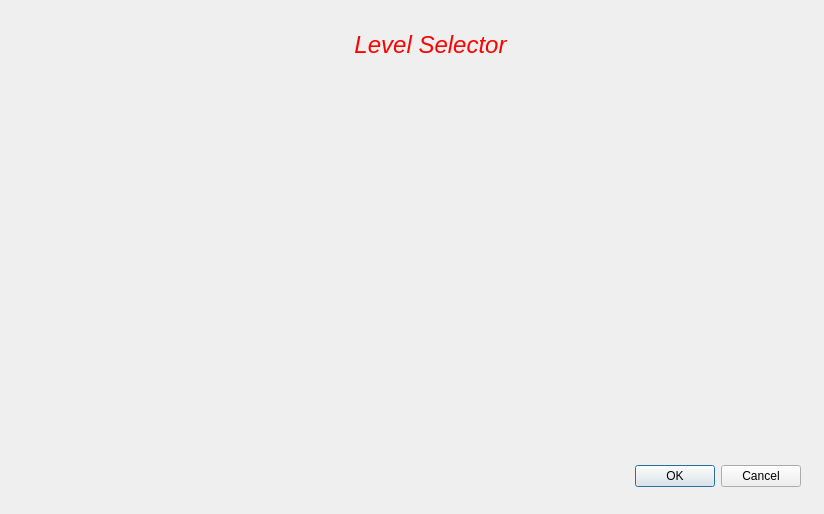
<?xml version="1.0" encoding="UTF-8"?>
<ui version="4.0">
 <class>Level</class>
 <widget class="QDialog" name="Level">
  <property name="geometry">
   <rect>
    <x>0</x>
    <y>0</y>
    <width>824</width>
    <height>514</height>
   </rect>
  </property>
  <property name="windowTitle">
   <string>Dialog</string>
  </property>
  <widget class="QDialogButtonBox" name="buttonBox">
   <property name="geometry">
    <rect>
     <x>460</x>
     <y>460</y>
     <width>341</width>
     <height>32</height>
    </rect>
   </property>
   <property name="orientation">
    <enum>Qt::Horizontal</enum>
   </property>
   <property name="standardButtons">
    <set>QDialogButtonBox::Cancel|QDialogButtonBox::Ok</set>
   </property>
  </widget>
  <widget class="QLabel" name="label">
   <property name="geometry">
    <rect>
     <x>310</x>
     <y>20</y>
     <width>241</width>
     <height>51</height>
    </rect>
   </property>
   <property name="text">
    <string>&lt;html&gt;&lt;head/&gt;&lt;body&gt;&lt;p align=&quot;center&quot;&gt;&lt;span style=&quot; font-size:18pt; font-style:italic; color:#ff0000;&quot;&gt;Level Selector&lt;/span&gt;&lt;/p&gt;&lt;/body&gt;&lt;/html&gt;</string>
   </property>
  </widget>
 </widget>
 <resources/>
 <connections>
  <connection>
   <sender>buttonBox</sender>
   <signal>accepted()</signal>
   <receiver>Level</receiver>
   <slot>accept()</slot>
   <hints>
    <hint type="sourcelabel">
     <x>248</x>
     <y>254</y>
    </hint>
    <hint type="destinationlabel">
     <x>157</x>
     <y>274</y>
    </hint>
   </hints>
  </connection>
  <connection>
   <sender>buttonBox</sender>
   <signal>rejected()</signal>
   <receiver>Level</receiver>
   <slot>reject()</slot>
   <hints>
    <hint type="sourcelabel">
     <x>316</x>
     <y>260</y>
    </hint>
    <hint type="destinationlabel">
     <x>286</x>
     <y>274</y>
    </hint>
   </hints>
  </connection>
 </connections>
</ui>
